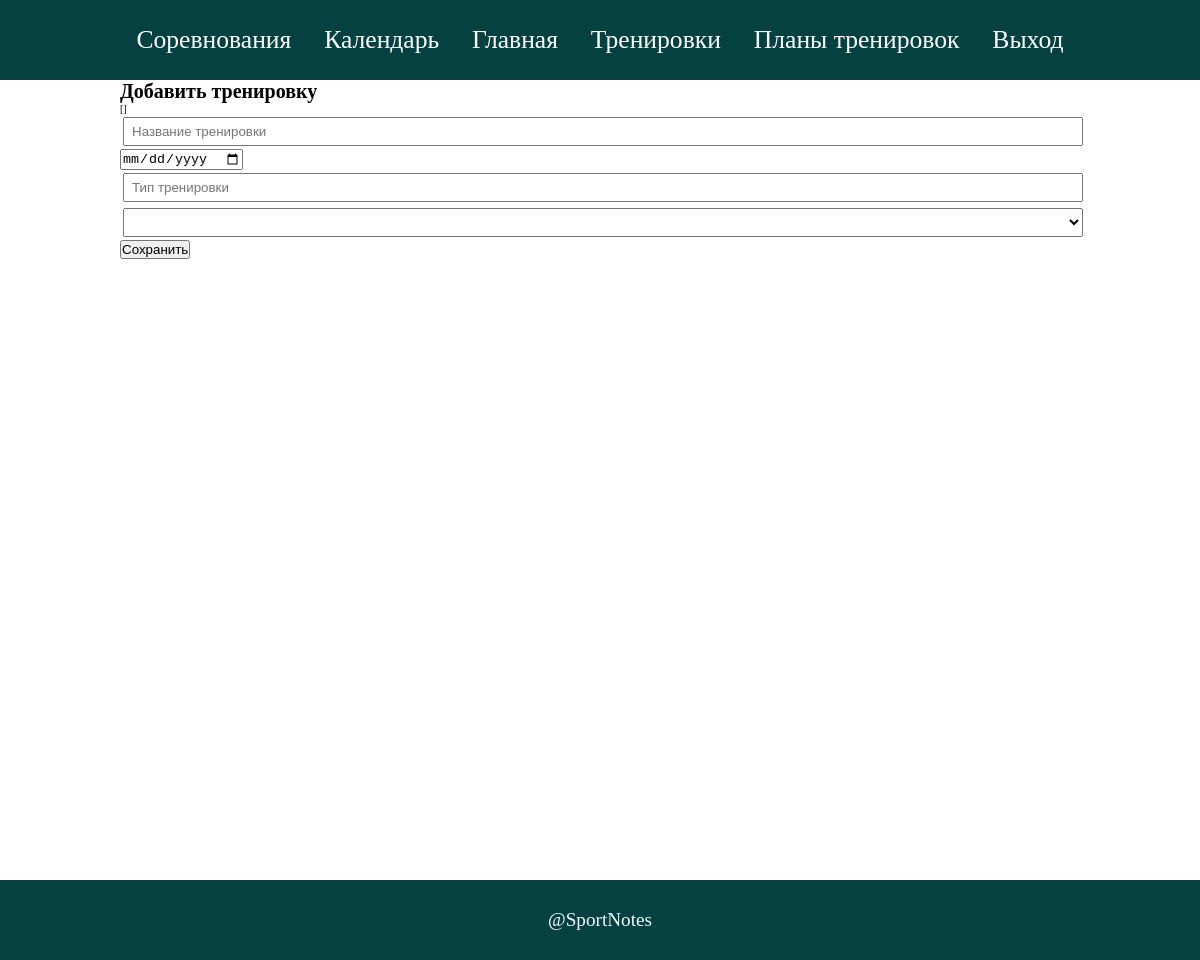
The page /add_training/ (signed in) on the database as committed earlier.
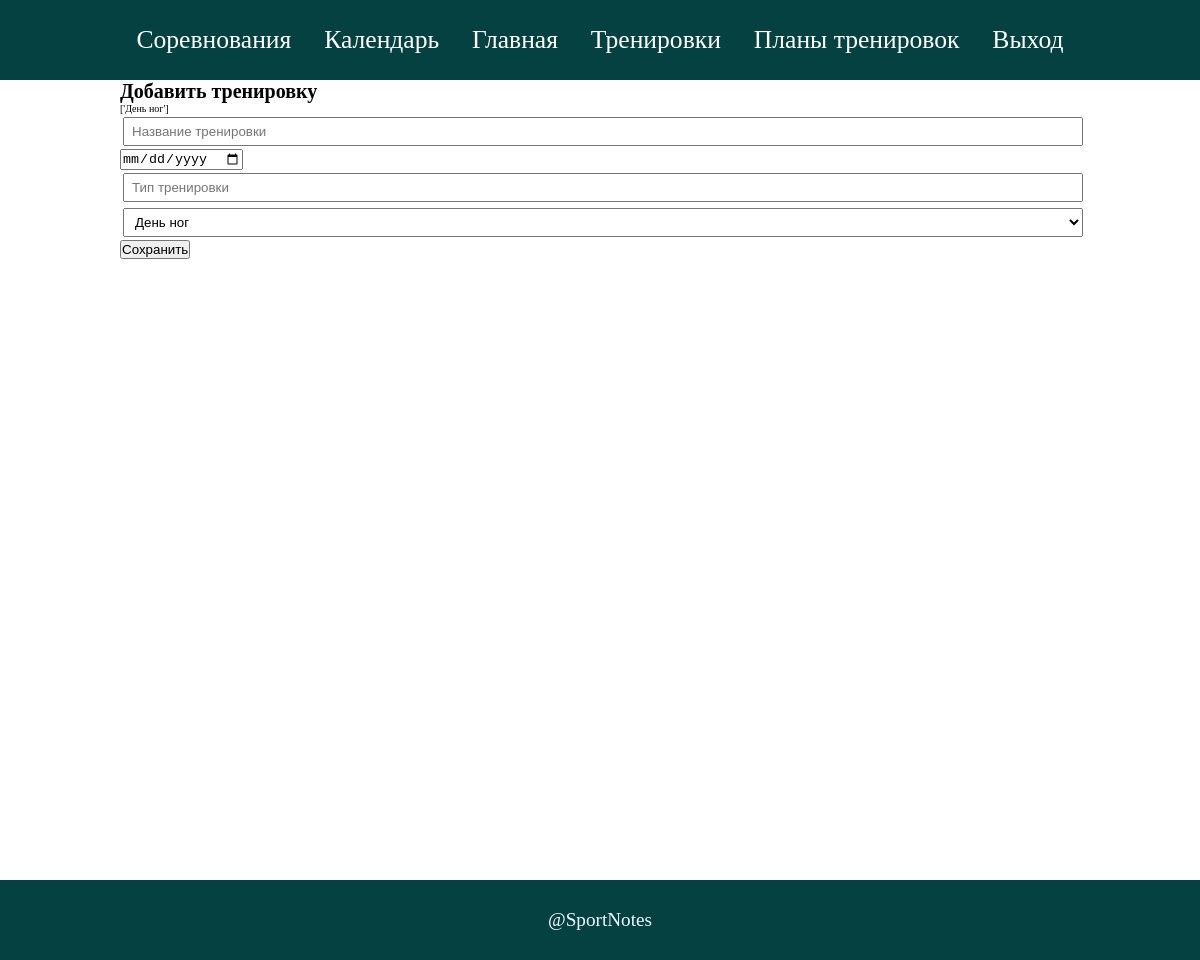
The same page on the database as committed later.
### training/models.py (models this page shows, shortened)
class Program(models.Model):
    name = models.CharField(max_length=100)
    count_approach = models.IntegerField(null=True, blank=True) # подходы
    repeat = models.IntegerField(default=1, blank=True) # повторений
    exercise_id = models.ForeignKey(Exercise, on_delete=models.CASCADE)

### training/views.py (the view, shortened to what this page needs)
# urls.py: path('add_training/', add_training),
def add_training(request):
    list_program = Program.objects.all()
    list_program_names = []
    for i in list_program:
        if i.name not in list_program_names:
            list_program_names.append(i.name)
    error = ''
    sportsmen = request.user
    form = TrainingForm()
    data ={
        'form': form,
        'error': error,
        'list_program_names': list_program_names
    }
    return render(request, "training/add_training.html", data)

### training/forms.py
class TrainingForm(ModelForm):
    class Meta:
        model = Training
        fields = ['sportsmen', 'name', 'date', 'type', 'programm_name']
        widgets = {
            'sportsmen': HiddenInput(),
            'name': TextInput(attrs={
                'class': 'intput_competition',
                'placeholder': 'Название тренировки'
            }),
            'date': DateInput(
                format=['%d-%m-%Y'],
                attrs={'type':'date',
                        'class': 'form-control',
                        'placeholder': 'Дата  тренировки',
            }),
            'type': TextInput(attrs={
                'class': 'intput_competition',
                'placeholder': 'Тип тренировки'
            }),
        }

### templates/training/add_training.html (shortened to what this page needs)
{% extends "base.html" %}
{% block content %}
<div class="add-training">
    <h1>Добавить тренировку</h1>
    {{list_program_names }}
    <form method="POST">
        {{form.name}}<br>
        {{form.date}}<br>
        {{form.type}}<br>
        <select name="programm_name" id="pet-select">
            {% for name in list_program_names%}
            <option value="{{name}}">{{name}}</option>
            {% endfor %}
        </select>
        <input type="submit" value="Сохранить" class="">
    </form>
</div>
{% endblock content %}

Rows that differ between the two databases and show on the page:
added Program: programm_name "День ног"
Other text that changed with them:
{{ list_program_names }}: "[]" → "['День ног']"
